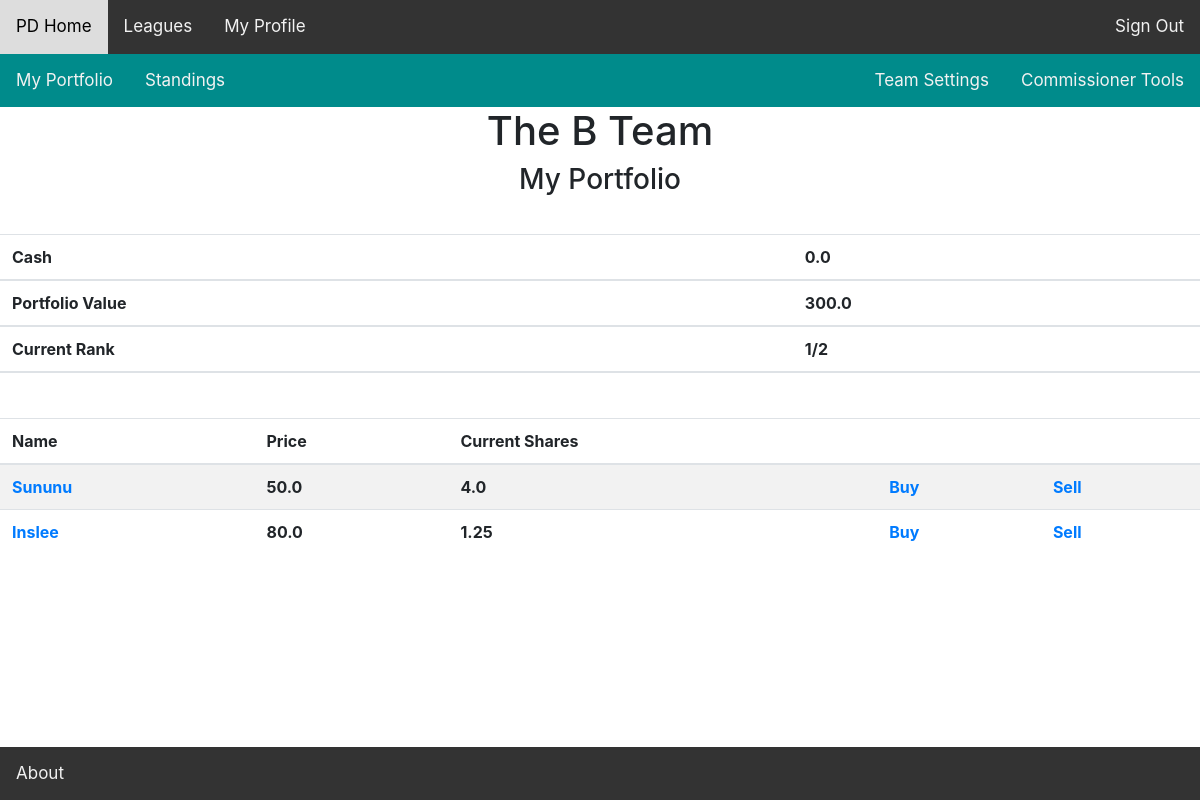
/team/portfolio/10/ (signed in), run on an earlier commit of the app's database.
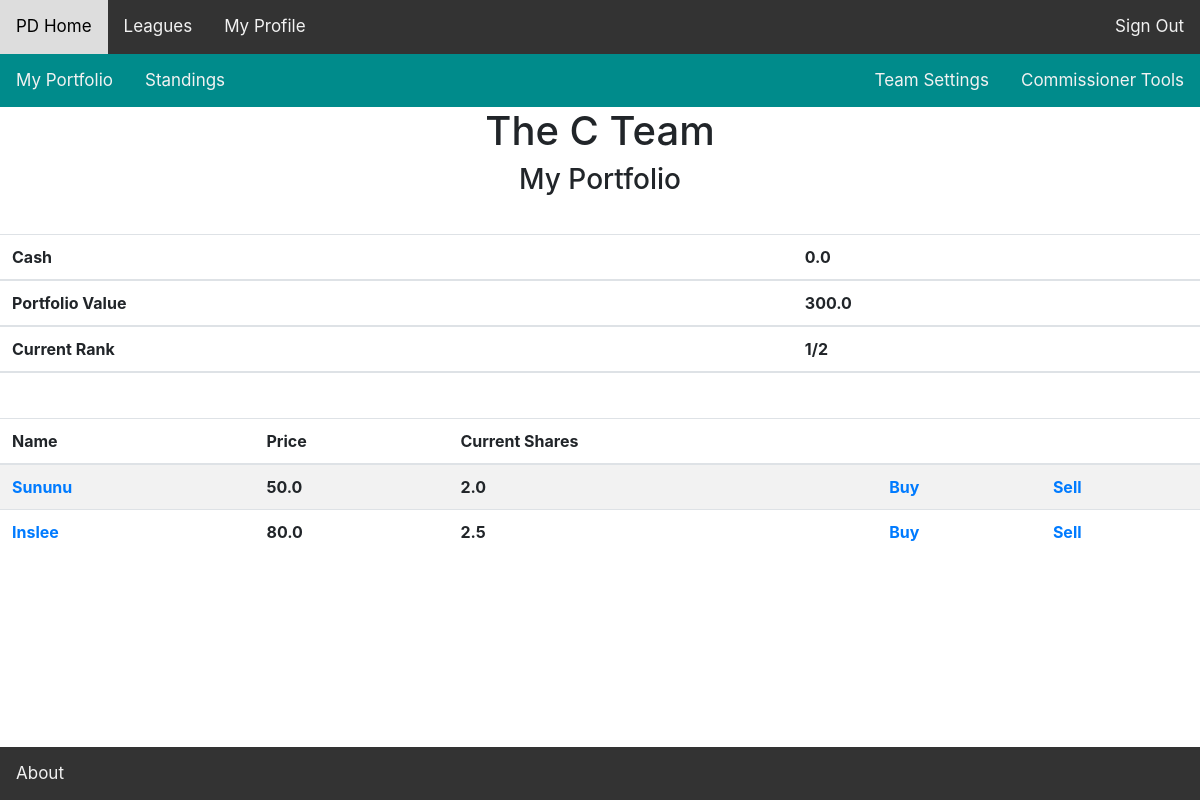
And on a later commit of the database.
### fantasyworld/models.py (models this page shows, shortened)
class Team(models.Model):
	user = models.ForeignKey(Profile, on_delete=models.CASCADE)
	league_session = models.ForeignKey(LeagueSession, on_delete=models.CASCADE)
	team_name = models.CharField(max_length=100, default = "Team")
	is_commissioner = models.BooleanField(default=False)
	budget = models.FloatField(default=100)
	def get_current_stock_quantity(self, stock):
		quantity = 0
		transactions = stock.stocktransaction_set.filter(team=self)
		for transaction in transactions:
			if transaction.bought_stock == True:
				quantity += transaction.quantity
			if transaction.sold_stock == True:
				quantity -= transaction.quantity
		return quantity

class Stock(models.Model):
	league_session = models.ForeignKey(LeagueSession, on_delete = models.CASCADE)
	name = models.CharField(max_length=100,  default="Untitled")
	price = models.FloatField()
	transactions = models.ManyToManyField(Team, through = 'StockTransaction',
		default=None)
	description = models.CharField(max_length=1000, null=True)
	stock_type = models.CharField(max_length=100, default='Generic')

### fantasyworld/views/league_views.py (the view)
# urls.py: path('team/portfolio/<int:team_id>/', views.team_portfolio,
def team_portfolio(request, team_id):
	user = request.user
	try:
		league_session = Team.objects.get(pk=team_id).league_session
		profile = Profile.objects.filter(user=user)[0]
		team = Team.objects.get(user=profile,
								league_session=league_session)
	except Team.DoesNotExist:
		raise Http404("Team Does Not Exist :(")
	league_session = team.league_session
	noncash_portfolio_value = 0
	'''get list of all stocks available for purchase/sale'''
	all_stocks = Stock.objects.filter(league_session=league_session)
	teams_stocks = {}
	for stock in all_stocks:
		teams_stocks[stock] = team.get_current_stock_quantity(stock)
		noncash_portfolio_value += teams_stocks[stock] * stock.price
	return render(request, 'fantasyworld/team_portfolio.html',
		context={'team': team,
				'users_team_id': team.id,
				'league': league_session.league,
				'teams_stocks': teams_stocks,
				'user_is_commissioner': team.is_commissioner,
				'noncash_portfolio_value': noncash_portfolio_value})

### fantasyworld/templates/fantasyworld/team_portfolio.html
{% extends 'fantasyworld/bases/teampage_header.html' %}
{% block teampage_header %}
<h1>{{team.team_name}}</h1>
 <h3> My Portfolio </h3>
 <br>
  <table class="table table-striped" style="margin-top: 5px;">
  	<thead>
  		<th scope="col">Cash </th>
  		<th scope="col">{{team.budget}}</th>
  	</thead>
  	<thead>
  		<th scope="col">Portfolio Value </th>
  		<th scope="col">{{noncash_portfolio_value}}</th>
  	</thead>
  	<thead>
  		<th scope="col">Current Rank </th>
  		<th scope="col">1/2</th>
  	</thead>
  </table>
  <br>
  {% if teams_stocks %}
  <table class="table table-striped" style="margin-top: 5px;">
    <thead>
      <tr>
        <th scope="col">Name</th>
        <th scope="col">Price</th>
        <th scope="col">Current Shares</th>
        <th scope="col"></th>
        <th scope="col"></th>
      </tr>
    </thead>
    <tbody>
      {% for stock, current_quantity in teams_stocks.items %}
        <tr>
        <th> <a href="{% url 'fantasyworld:stock_detail' stock.id %}">{{stock.name}} </a></th>
        <th> {{stock.price}} </th>
        <th> {{current_quantity}} </th>
        <th> <a href="{% url 'fantasyworld:buy_stock' league.id stock.id %}">Buy</a> </th>
        <th> <a href="{% url 'fantasyworld:sell_stock' league.id stock.id %}">Sell</a> </th>
        </tr>
      {% endfor %}
    </tbody>
  </table>
  {% endif %}
{% endblock %}

What changed in the data, as far as the page shows it:
changed Team: team_name "The B Team" → "The C Team"
computed for Stock "Sununu": current_quantity "4.0" → "2.0"
computed for Stock "Inslee": current_quantity "1.25" → "2.5"
